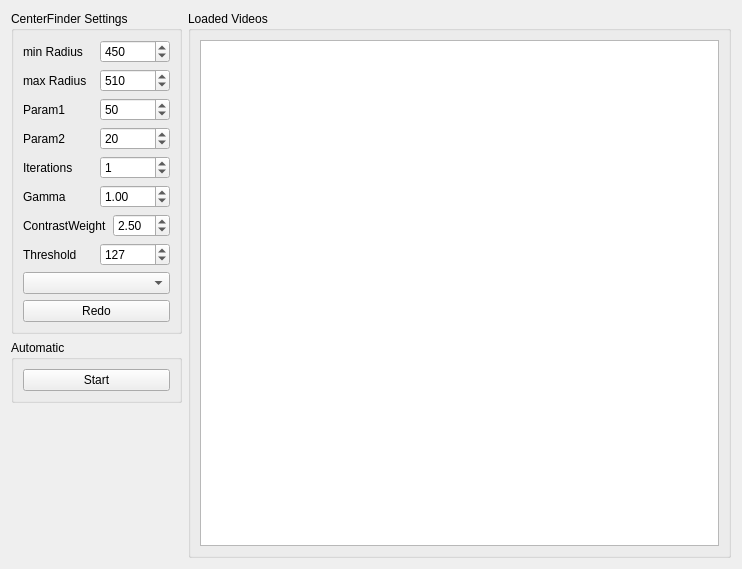
<?xml version="1.0" encoding="UTF-8"?>
<ui version="4.0">
 <class>Form</class>
 <widget class="QWidget" name="Form">
  <property name="geometry">
   <rect>
    <x>0</x>
    <y>0</y>
    <width>742</width>
    <height>569</height>
   </rect>
  </property>
  <property name="windowTitle">
   <string>Form</string>
  </property>
  <layout class="QGridLayout" name="gridLayout">
   <item row="0" column="0">
    <widget class="QGroupBox" name="groupBoxCenterFinder">
     <property name="title">
      <string>CenterFinder Settings</string>
     </property>
     <layout class="QGridLayout" name="gridLayout_3">
      <item row="0" column="0">
       <layout class="QHBoxLayout" name="horizontalLayout">
        <item>
         <widget class="QLabel" name="label">
          <property name="text">
           <string>min Radius</string>
          </property>
         </widget>
        </item>
        <item>
         <widget class="QSpinBox" name="spinBoxminRadius">
          <property name="maximum">
           <number>999</number>
          </property>
          <property name="value">
           <number>450</number>
          </property>
         </widget>
        </item>
       </layout>
      </item>
      <item row="1" column="0">
       <layout class="QHBoxLayout" name="horizontalLayout_2">
        <item>
         <widget class="QLabel" name="label_2">
          <property name="text">
           <string>max Radius</string>
          </property>
         </widget>
        </item>
        <item>
         <widget class="QSpinBox" name="spinBoxmaxRadius">
          <property name="maximum">
           <number>999</number>
          </property>
          <property name="value">
           <number>510</number>
          </property>
         </widget>
        </item>
       </layout>
      </item>
      <item row="2" column="0">
       <layout class="QHBoxLayout" name="horizontalLayout_3">
        <item>
         <widget class="QLabel" name="label_3">
          <property name="text">
           <string>Param1</string>
          </property>
         </widget>
        </item>
        <item>
         <widget class="QSpinBox" name="spinBoxparam1">
          <property name="maximum">
           <number>999</number>
          </property>
          <property name="value">
           <number>50</number>
          </property>
         </widget>
        </item>
       </layout>
      </item>
      <item row="3" column="0">
       <layout class="QHBoxLayout" name="horizontalLayout_4">
        <item>
         <widget class="QLabel" name="label_4">
          <property name="text">
           <string>Param2</string>
          </property>
         </widget>
        </item>
        <item>
         <widget class="QSpinBox" name="spinBoxparam2">
          <property name="maximum">
           <number>999</number>
          </property>
          <property name="value">
           <number>20</number>
          </property>
         </widget>
        </item>
       </layout>
      </item>
      <item row="4" column="0">
       <layout class="QHBoxLayout" name="horizontalLayout_8">
        <item>
         <widget class="QLabel" name="label_6">
          <property name="text">
           <string>Iterations</string>
          </property>
         </widget>
        </item>
        <item>
         <widget class="QSpinBox" name="spinBoxIterations">
          <property name="value">
           <number>1</number>
          </property>
         </widget>
        </item>
       </layout>
      </item>
      <item row="5" column="0">
       <layout class="QHBoxLayout" name="horizontalLayout_10">
        <item>
         <widget class="QLabel" name="label_8">
          <property name="text">
           <string>Gamma</string>
          </property>
         </widget>
        </item>
        <item>
         <widget class="QDoubleSpinBox" name="spinBoxGamma">
          <property name="singleStep">
           <double>0.100000000000000</double>
          </property>
          <property name="value">
           <double>1.000000000000000</double>
          </property>
         </widget>
        </item>
       </layout>
      </item>
      <item row="6" column="0">
       <layout class="QHBoxLayout" name="horizontalLayout_9">
        <item>
         <widget class="QLabel" name="label_7">
          <property name="text">
           <string>ContrastWeight</string>
          </property>
         </widget>
        </item>
        <item>
         <widget class="QDoubleSpinBox" name="spinBoxContrastWeight">
          <property name="singleStep">
           <double>0.100000000000000</double>
          </property>
          <property name="value">
           <double>2.500000000000000</double>
          </property>
         </widget>
        </item>
       </layout>
      </item>
      <item row="7" column="0">
       <layout class="QHBoxLayout" name="horizontalLayout_5">
        <item>
         <widget class="QLabel" name="label_5">
          <property name="text">
           <string>Threshold</string>
          </property>
         </widget>
        </item>
        <item>
         <widget class="QSpinBox" name="spinBoxThreshold">
          <property name="maximum">
           <number>255</number>
          </property>
          <property name="value">
           <number>127</number>
          </property>
         </widget>
        </item>
       </layout>
      </item>
      <item row="8" column="0">
       <layout class="QHBoxLayout" name="horizontalLayout_6">
        <item>
         <widget class="QComboBox" name="comboBoxThresholdMethod">
          <property name="editable">
           <bool>false</bool>
          </property>
          <property name="currentText">
           <string/>
          </property>
          <property name="currentIndex">
           <number>-1</number>
          </property>
         </widget>
        </item>
       </layout>
      </item>
      <item row="9" column="0">
       <widget class="QPushButton" name="pushButtonRedoCenter">
        <property name="text">
         <string>Redo</string>
        </property>
       </widget>
      </item>
      <item row="10" column="0">
       <layout class="QHBoxLayout" name="horizontalLayout_7"/>
      </item>
     </layout>
    </widget>
   </item>
   <item row="0" column="1" rowspan="4">
    <widget class="QGroupBox" name="groupBox_2">
     <property name="sizePolicy">
      <sizepolicy hsizetype="MinimumExpanding" vsizetype="MinimumExpanding">
       <horstretch>1</horstretch>
       <verstretch>0</verstretch>
      </sizepolicy>
     </property>
     <property name="title">
      <string>Loaded Videos</string>
     </property>
     <layout class="QGridLayout" name="gridLayout_4">
      <item row="0" column="0">
       <widget class="QListWidget" name="listWidgetVideos"/>
      </item>
     </layout>
    </widget>
   </item>
   <item row="1" column="0">
    <widget class="QGroupBox" name="groupBox">
     <property name="title">
      <string>Automatic</string>
     </property>
     <layout class="QGridLayout" name="gridLayout_2">
      <item row="0" column="0">
       <widget class="QPushButton" name="pushButtonStartStop">
        <property name="text">
         <string>Start</string>
        </property>
        <property name="checkable">
         <bool>true</bool>
        </property>
       </widget>
      </item>
     </layout>
    </widget>
   </item>
   <item row="3" column="0">
    <spacer name="verticalSpacer">
     <property name="orientation">
      <enum>Qt::Vertical</enum>
     </property>
     <property name="sizeHint" stdset="0">
      <size>
       <width>20</width>
       <height>40</height>
      </size>
     </property>
    </spacer>
   </item>
  </layout>
 </widget>
 <resources/>
 <connections/>
</ui>
